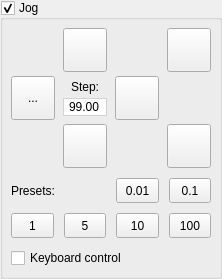
            <widget class="GroupBox" name="grpJog">
             <property name="title">
              <string>Jog</string>
             </property>
             <property name="checkable">
              <bool>true</bool>
             </property>
             <layout class="QVBoxLayout" name="verticalLayout_11">
              <property name="leftMargin">
               <number>8</number>
              </property>
              <property name="topMargin">
               <number>8</number>
              </property>
              <property name="rightMargin">
               <number>8</number>
              </property>
              <property name="bottomMargin">
               <number>8</number>
              </property>
              <item>
               <widget class="QWidget" name="widgetJog" native="true">
                <layout class="QVBoxLayout" name="verticalLayout_9">
                 <property name="spacing">
                  <number>10</number>
                 </property>
                 <property name="leftMargin">
                  <number>0</number>
                 </property>
                 <property name="topMargin">
                  <number>0</number>
                 </property>
                 <property name="rightMargin">
                  <number>0</number>
                 </property>
                 <property name="bottomMargin">
                  <number>0</number>
                 </property>
                 <item>
                  <layout class="QGridLayout" name="gridLayout_3">
                   <property name="horizontalSpacing">
                    <number>8</number>
                   </property>
                   <property name="verticalSpacing">
                    <number>4</number>
                   </property>
                   <item row="1" column="0">
                    <widget class="StyledToolButton" name="cmdXMinus">
                     <property name="sizePolicy">
                      <sizepolicy hsizetype="Fixed" vsizetype="Fixed">
                       <horstretch>0</horstretch>
                       <verstretch>0</verstretch>
                      </sizepolicy>
                     </property>
                     <property name="minimumSize">
                      <size>
                       <width>44</width>
                       <height>44</height>
                      </size>
                     </property>
                     <property name="toolTip">
                      <string>X-</string>
                     </property>
                     <property name="text">
                      <string>...</string>
                     </property>
                     <property name="icon">
                      <iconset resource="images.qrc">
                       <normaloff>:/images/1401561986_chevron-left.png</normaloff>:/images/1401561986_chevron-left.png</iconset>
                     </property>
                     <property name="iconSize">
                      <size>
                       <width>30</width>
                       <height>30</height>
                      </size>
                     </property>
                    </widget>
                   </item>
                   <item row="2" column="1">
                    <layout class="QHBoxLayout" name="horizontalLayout_13">
                     <property name="spacing">
                      <number>0</number>
                     </property>
                     <item>
                      <widget class="StyledToolButton" name="cmdYMinus">
                       <property name="sizePolicy">
                        <sizepolicy hsizetype="Fixed" vsizetype="Fixed">
                         <horstretch>0</horstretch>
                         <verstretch>0</verstretch>
                        </sizepolicy>
                       </property>
                       <property name="minimumSize">
                        <size>
                         <width>44</width>
                         <height>44</height>
                        </size>
                       </property>
                       <property name="toolTip">
                        <string>Y-</string>
                       </property>
                       <property name="text">
                        <string/>
                       </property>
                       <property name="icon">
                        <iconset resource="images.qrc">
                         <normaloff>:/images/1401562173_chevron-down.png</normaloff>:/images/1401562173_chevron-down.png</iconset>
                       </property>
                       <property name="iconSize">
                        <size>
                         <width>30</width>
                         <height>30</height>
                        </size>
                       </property>
                      </widget>
                     </item>
                    </layout>
                   </item>
                   <item row="1" column="2">
                    <widget class="StyledToolButton" name="cmdXPlus">
                     <property name="sizePolicy">
                      <sizepolicy hsizetype="Fixed" vsizetype="Fixed">
                       <horstretch>0</horstretch>
                       <verstretch>0</verstretch>
                      </sizepolicy>
                     </property>
                     <property name="minimumSize">
                      <size>
                       <width>44</width>
                       <height>44</height>
                      </size>
                     </property>
                     <property name="toolTip">
                      <string>X+</string>
                     </property>
                     <property name="text">
                      <string/>
                     </property>
                     <property name="icon">
                      <iconset resource="images.qrc">
                       <normaloff>:/images/1401562173_chevron-right.png</normaloff>:/images/1401562173_chevron-right.png</iconset>
                     </property>
                     <property name="iconSize">
                      <size>
                       <width>30</width>
                       <height>30</height>
                      </size>
                     </property>
                    </widget>
                   </item>
                   <item row="0" column="1">
                    <layout class="QHBoxLayout" name="horizontalLayout_12">
                     <property name="spacing">
                      <number>0</number>
                     </property>
                     <item>
                      <widget class="StyledToolButton" name="cmdYPlus">
                       <property name="sizePolicy">
                        <sizepolicy hsizetype="Fixed" vsizetype="Fixed">
                         <horstretch>0</horstretch>
                         <verstretch>0</verstretch>
                        </sizepolicy>
                       </property>
                       <property name="minimumSize">
                        <size>
                         <width>44</width>
                         <height>44</height>
                        </size>
                       </property>
                       <property name="toolTip">
                        <string>Y+</string>
                       </property>
                       <property name="text">
                        <string/>
                       </property>
                       <property name="icon">
                        <iconset resource="images.qrc">
                         <normaloff>:/images/1401562173_chevron-up.png</normaloff>:/images/1401562173_chevron-up.png</iconset>
                       </property>
                       <property name="iconSize">
                        <size>
                         <width>30</width>
                         <height>30</height>
                        </size>
                       </property>
                      </widget>
                     </item>
                    </layout>
                   </item>
                   <item row="1" column="1">
                    <layout class="QVBoxLayout" name="verticalLayout_10">
                     <property name="spacing">
                      <number>4</number>
                     </property>
                     <item>
                      <spacer name="verticalSpacer">
                       <property name="orientation">
                        <enum>Qt::Vertical</enum>
                       </property>
                       <property name="sizeType">
                        <enum>QSizePolicy::Maximum</enum>
                       </property>
                       <property name="sizeHint" stdset="0">
                        <size>
                         <width>20</width>
                         <height>40</height>
                        </size>
                       </property>
                      </spacer>
                     </item>
                     <item>
                      <widget class="QLabel" name="label_3">
                       <property name="sizePolicy">
                        <sizepolicy hsizetype="Preferred" vsizetype="Preferred">
                         <horstretch>0</horstretch>
                         <verstretch>0</verstretch>
                        </sizepolicy>
                       </property>
                       <property name="text">
                        <string>Step:</string>
                       </property>
                       <property name="alignment">
                        <set>Qt::AlignCenter</set>
                       </property>
                      </widget>
                     </item>
                     <item>
                      <widget class="QDoubleSpinBox" name="txtJogStep">
                       <property name="styleSheet">
                        <string notr="true">QDoubleSpinBox {
	border: 1px solid lightgray;
	padding-left: -8;
	padding-right: -8;
}

QDoubleSpinBox:focus {
	border: 1px solid lightsteelblue;
}</string>
                       </property>
                       <property name="alignment">
                        <set>Qt::AlignCenter</set>
                       </property>
                       <property name="buttonSymbols">
                        <enum>QAbstractSpinBox::NoButtons</enum>
                       </property>
                       <property name="decimals">
                        <number>2</number>
                       </property>
                       <property name="minimum">
                        <double>0.010000000000000</double>
                       </property>
                       <property name="maximum">
                        <double>100.000000000000000</double>
                       </property>
                       <property name="singleStep">
                        <double>0.010000000000000</double>
                       </property>
                       <property name="value">
                        <double>99.000000000000000</double>
                       </property>
                      </widget>
                     </item>
                     <item>
                      <spacer name="verticalSpacer_2">
                       <property name="orientation">
                        <enum>Qt::Vertical</enum>
                       </property>
                       <property name="sizeType">
                        <enum>QSizePolicy::Maximum</enum>
                       </property>
                       <property name="sizeHint" stdset="0">
                        <size>
                         <width>20</width>
                         <height>40</height>
                        </size>
                       </property>
                      </spacer>
                     </item>
                    </layout>
                   </item>
                   <item row="0" column="3">
                    <layout class="QHBoxLayout" name="horizontalLayout_25">
                     <property name="spacing">
                      <number>0</number>
                     </property>
                     <item>
                      <spacer name="horizontalSpacer">
                       <property name="orientation">
                        <enum>Qt::Horizontal</enum>
                       </property>
                       <property name="sizeType">
                        <enum>QSizePolicy::Expanding</enum>
                       </property>
                       <property name="sizeHint" stdset="0">
                        <size>
                         <width>0</width>
                         <height>0</height>
                        </size>
                       </property>
                      </spacer>
                     </item>
                     <item>
                      <widget class="StyledToolButton" name="cmdZPlus">
                       <property name="sizePolicy">
                        <sizepolicy hsizetype="Fixed" vsizetype="Fixed">
                         <horstretch>0</horstretch>
                         <verstretch>0</verstretch>
                        </sizepolicy>
                       </property>
                       <property name="minimumSize">
                        <size>
                         <width>44</width>
                         <height>44</height>
                        </size>
                       </property>
                       <property name="toolTip">
                        <string>Z+</string>
                       </property>
                       <property name="text">
                        <string/>
                       </property>
                       <property name="icon">
                        <iconset resource="images.qrc">
                         <normaloff>:/images/1401562699_icon-arrow-up-b.png</normaloff>:/images/1401562699_icon-arrow-up-b.png</iconset>
                       </property>
                       <property name="iconSize">
                        <size>
                         <width>28</width>
                         <height>28</height>
                        </size>
                       </property>
                      </widget>
                     </item>
                    </layout>
                   </item>
                   <item row="2" column="3">
                    <layout class="QHBoxLayout" name="horizontalLayout_26">
                     <property name="spacing">
                      <number>0</number>
                     </property>
                     <item>
                      <spacer name="horizontalSpacer_2">
                       <property name="orientation">
                        <enum>Qt::Horizontal</enum>
                       </property>
                       <property name="sizeType">
                        <enum>QSizePolicy::Expanding</enum>
                       </property>
                       <property name="sizeHint" stdset="0">
                        <size>
                         <width>0</width>
                         <height>0</height>
                        </size>
                       </property>
                      </spacer>
                     </item>
                     <item>
                      <widget class="StyledToolButton" name="cmdZMinus">
                       <property name="sizePolicy">
                        <sizepolicy hsizetype="Fixed" vsizetype="Fixed">
                         <horstretch>0</horstretch>
                         <verstretch>0</verstretch>
                        </sizepolicy>
                       </property>
                       <property name="minimumSize">
                        <size>
                         <width>44</width>
                         <height>44</height>
                        </size>
                       </property>
                       <property name="toolTip">
                        <string>Z-</string>
                       </property>
                       <property name="text">
                        <string/>
                       </property>
                       <property name="icon">
                        <iconset resource="images.qrc">
                         <normaloff>:/images/1401562699_icon-arrow-down-b.png</normaloff>:/images/1401562699_icon-arrow-down-b.png</iconset>
                       </property>
                       <property name="iconSize">
                        <size>
                         <width>28</width>
                         <height>28</height>
                        </size>
                       </property>
                      </widget>
                     </item>
                    </layout>
                   </item>
                  </layout>
                 </item>
                 <item>
                  <layout class="QHBoxLayout" name="horizontalLayout">
                   <item>
                    <layout class="QVBoxLayout" name="verticalLayout_14">
                     <item>
                      <widget class="QLabel" name="label_4">
                       <property name="text">
                        <string>Presets:</string>
                       </property>
                      </widget>
                     </item>
                     <item>
                      <layout class="QHBoxLayout" name="horizontalLayout_6">
                       <item>
                        <widget class="StyledToolButton" name="cmdJogStep3">
                         <property name="sizePolicy">
                          <sizepolicy hsizetype="Minimum" vsizetype="Fixed">
                           <horstretch>0</horstretch>
                           <verstretch>0</verstretch>
                          </sizepolicy>
                         </property>
                         <property name="minimumSize">
                          <size>
                           <width>42</width>
                           <height>25</height>
                          </size>
                         </property>
                         <property name="text">
                          <string>1</string>
                         </property>
                         <property name="checkable">
                          <bool>true</bool>
                         </property>
                        </widget>
                       </item>
                       <item>
                        <widget class="StyledToolButton" name="cmdJogStep4">
                         <property name="sizePolicy">
                          <sizepolicy hsizetype="Minimum" vsizetype="Fixed">
                           <horstretch>0</horstretch>
                           <verstretch>0</verstretch>
                          </sizepolicy>
                         </property>
                         <property name="minimumSize">
                          <size>
                           <width>42</width>
                           <height>25</height>
                          </size>
                         </property>
                         <property name="text">
                          <string>5</string>
                         </property>
                         <property name="checkable">
                          <bool>true</bool>
                         </property>
                        </widget>
                       </item>
                      </layout>
                     </item>
                    </layout>
                   </item>
                   <item>
                    <layout class="QGridLayout" name="gridLayout_2">
                     <item row="0" column="1">
                      <widget class="StyledToolButton" name="cmdJogStep2">
                       <property name="sizePolicy">
                        <sizepolicy hsizetype="Minimum" vsizetype="Fixed">
                         <horstretch>0</horstretch>
                         <verstretch>0</verstretch>
                        </sizepolicy>
                       </property>
                       <property name="minimumSize">
                        <size>
                         <width>42</width>
                         <height>25</height>
                        </size>
                       </property>
                       <property name="text">
                        <string>0.1</string>
                       </property>
                       <property name="checkable">
                        <bool>true</bool>
                       </property>
                      </widget>
                     </item>
                     <item row="0" column="0">
                      <widget class="StyledToolButton" name="cmdJogStep1">
                       <property name="sizePolicy">
                        <sizepolicy hsizetype="Minimum" vsizetype="Fixed">
                         <horstretch>0</horstretch>
                         <verstretch>0</verstretch>
                        </sizepolicy>
                       </property>
                       <property name="minimumSize">
                        <size>
                         <width>42</width>
                         <height>25</height>
                        </size>
                       </property>
                       <property name="text">
                        <string>0.01</string>
                       </property>
                       <property name="checkable">
                        <bool>true</bool>
                       </property>
                      </widget>
                     </item>
                     <item row="1" column="0">
                      <widget class="StyledToolButton" name="cmdJogStep5">
                       <property name="sizePolicy">
                        <sizepolicy hsizetype="Minimum" vsizetype="Fixed">
                         <horstretch>0</horstretch>
                         <verstretch>0</verstretch>
                        </sizepolicy>
                       </property>
                       <property name="minimumSize">
                        <size>
                         <width>42</width>
                         <height>25</height>
                        </size>
                       </property>
                       <property name="text">
                        <string>10</string>
                       </property>
                       <property name="checkable">
                        <bool>true</bool>
                       </property>
                      </widget>
                     </item>
                     <item row="1" column="1">
                      <widget class="StyledToolButton" name="cmdJogStep6">
                       <property name="sizePolicy">
                        <sizepolicy hsizetype="Minimum" vsizetype="Fixed">
                         <horstretch>0</horstretch>
                         <verstretch>0</verstretch>
                        </sizepolicy>
                       </property>
                       <property name="minimumSize">
                        <size>
                         <width>42</width>
                         <height>25</height>
                        </size>
                       </property>
                       <property name="text">
                        <string>100</string>
                       </property>
                       <property name="checkable">
                        <bool>true</bool>
                       </property>
                      </widget>
                     </item>
                    </layout>
                   </item>
                  </layout>
                 </item>
                 <item>
                  <widget class="QCheckBox" name="chkKeyboardControl">
                   <property name="text">
                    <string>Keyboard control</string>
                   </property>
                  </widget>
                 </item>
                </layout>
               </widget>
              </item>
             </layout>
            </widget>
